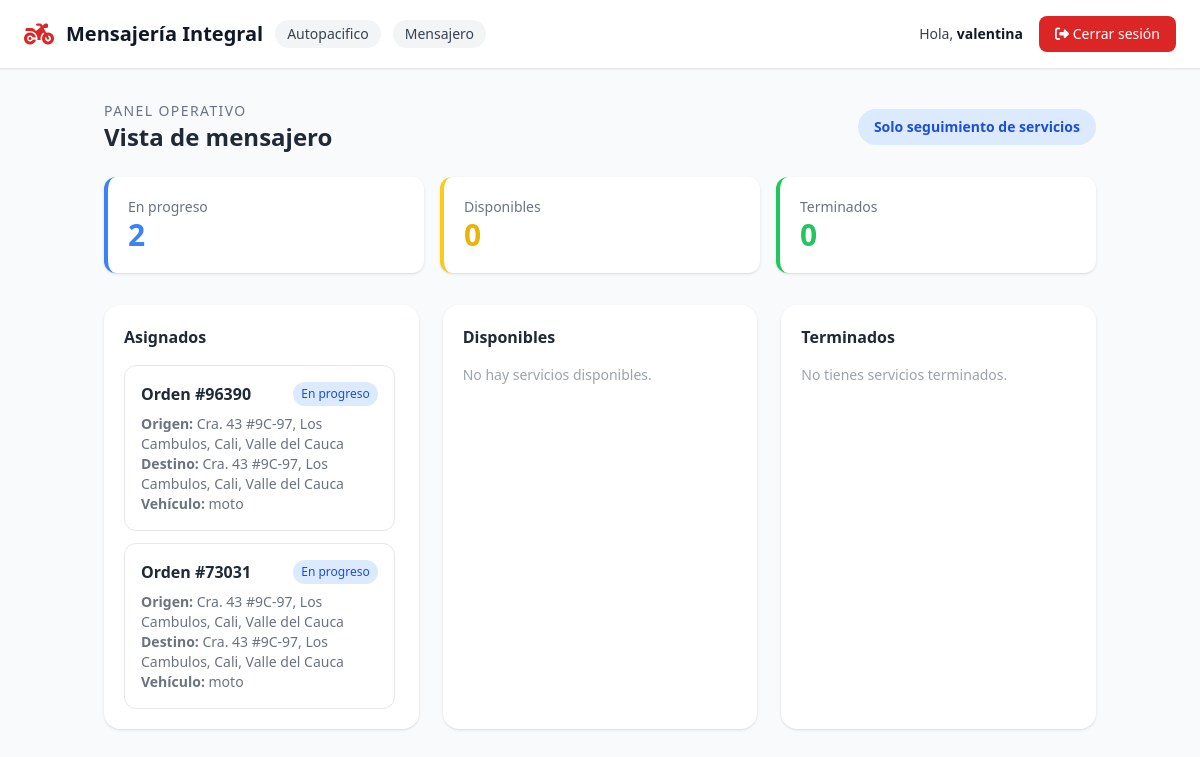
/mensajero/ (signed in), run on the app's committed database.
### usuarios/models.py (models this page shows, shortened)
class Usuario(AbstractUser):
    ROL_CHOICES = [
        ('coordinador', 'Coordinador'),
        ('cliente', 'Cliente'),
        ('mensajero', 'Mensajero'),
    ]
    rol = models.CharField(max_length=20, choices=ROL_CHOICES)
    telefono = models.CharField(max_length=20, blank=True)
    foto_perfil = models.ImageField(upload_to='perfiles/', blank=True, null=True)
    empresa = models.ForeignKey(
        Empresa,
        on_delete=models.SET_NULL,
        null=True,
        blank=True,
        related_name='usuarios'
    )
    class Meta:
        verbose_name = "Usuario"
        verbose_name_plural = "Usuarios"

class Empresa(models.Model):
    nombre = models.CharField(max_length=100)
    nit = models.CharField(max_length=20, blank=True)
    telefono = models.CharField(max_length=20, blank=True)
    activa = models.BooleanField(default=True)
    class Meta:
        verbose_name = "Empresa"
        verbose_name_plural = "Empresas"

### servicios/models.py (models this page shows, shortened)
class Servicio(models.Model):
    ESTADO_CHOICES = [
        ('sin_asignar', 'Sin asignar'),
        ('en_progreso', 'En progreso'),
        ('terminado', 'Terminado'),
    ]
    PRIORIDAD_CHOICES = [
        ('normal', 'Normal'),
        ('alta', 'Alta'),
    ]
    empresa = models.ForeignKey(
        Empresa,
        on_delete=models.CASCADE,
        related_name='servicios',
        null=True,
        blank=True,
    )
    creado_por = models.ForeignKey(
        Usuario,
        on_delete=models.SET_NULL,
        null=True,
        blank=True,
        related_name='servicios_creados'
    )
    cliente = models.ForeignKey(
        Usuario,
        on_delete=models.CASCADE,
        related_name='servicios_cliente'
    )
    mensajero = models.ForeignKey(
        Usuario,
        on_delete=models.SET_NULL,
        null=True,
        blank=True,
        related_name='servicios_mensajero'
    )
    orden = models.CharField(max_length=20, unique=True, db_index=True)
    descripcion = models.TextField(blank=True)
    sede = models.CharField(max_length=100, blank=True)
    area = models.CharField(max_length=100, blank=True)
    nombre_solicitante = models.CharField(max_length=150, blank=True)
    telefono_solicitante = models.CharField(max_length=30, blank=True)
    ciudad_origen = models.CharField(max_length=100, blank=True)
    ciudad_destino = models.CharField(max_length=100, blank=True)
    origen = models.TextField()
    destino = models.TextField()
    fecha_entrega_deseada = models.DateField(null=True, blank=True)
    nombre_quien_recibe = models.CharField(max_length=150, blank=True)
    telefono_quien_recibe = models.CharField(max_length=30, blank=True)
    tipo_servicio = models.CharField(max_length=100, blank=True)
    tipo_pago = models.CharField(max_length=100, blank=True)
    descripcion_pago = models.TextField(blank=True)
    tipo_recorrido = models.CharField(max_length=100, blank=True)
    tipo_vehiculo = models.CharField(max_length=50)
    prioridad = models.CharField(max_length=10, choices=PRIORIDAD_CHOICES, default='normal')
    estado = models.CharField(max_length=20, choices=ESTADO_CHOICES, default='sin_asignar', db_index=True)
    fecha_creacion = models.DateTimeField(auto_now_add=True, db_index=True)
    origen_lat = models.DecimalField(max_digits=9, decimal_places=6, null=True, blank=True)
    origen_lng = models.DecimalField(max_digits=9, decimal_places=6, null=True, blank=True)
    destino_lat = models.DecimalField(max_digits=9, decimal_places=6, null=True, blank=True)
    destino_lng = models.DecimalField(max_digits=9, decimal_places=6, null=True, blank=True)
    mensajero_lat = models.DecimalField(max_digits=9, decimal_places=6, null=True, blank=True)
    mensajero_lng = models.DecimalField(max_digits=9, decimal_places=6, null=True, blank=True)
    mensajero_ubicacion_actualizada_en = models.DateTimeField(null=True, blank=True)
    def tiene_mapa(self):
        return any([
            self.origen_lat is not None and self.origen_lng is not None,
            self.destino_lat is not None and self.destino_lng is not None,
            self.mensajero_lat is not None and self.mensajero_lng is not None,
        ])
    class Meta:
        verbose_name = "Servicio"
        verbose_name_plural = "Servicios"

### dashboard/views.py (the view)
# urls.py: path('mensajero/', views.mensajero_inicio, name='mensajero_inicio'),
@login_required
def mensajero_inicio(request):
    if request.user.rol != 'mensajero':
        return _redirigir_dashboard(request.user)
    servicios = _servicios_empresa(request.user)
    asignados = servicios.filter(mensajero=request.user)
    disponibles = servicios.filter(estado='sin_asignar')
    terminados = servicios.filter(mensajero=request.user, estado='terminado')
    context = {
        'asignados': asignados,
        'disponibles': disponibles,
        'terminados': terminados,
        'en_progreso': asignados.filter(estado='en_progreso').count(),
        'sin_asignar': disponibles.count(),
        'terminados_count': terminados.count(),
    }
    return render(request, 'dashboard/mensajero_inicio.html', context)

### dashboard/context_processors.py (called while the page is built)
def google_maps(request):
    return {
        'google_maps_api_key': getattr(settings, 'GOOGLE_MAPS_API_KEY', ''),
    }

### dashboard/templates/dashboard/mensajero_inicio.html (shortened to what this page needs)
{% extends 'dashboard/base.html' %}
{% load l10n %}
{% block content %}
<div class="flex justify-between items-center mb-6">
    <div>
        <p class="text-sm text-gray-500 uppercase tracking-widest">Panel operativo</p>
        <h1 class="text-2xl font-bold text-gray-800">Vista de mensajero</h1>
    </div>
    <span class="bg-blue-100 text-blue-700 px-4 py-2 rounded-full text-sm font-semibold">
        Solo seguimiento de servicios
    </span>
</div>
<div class="grid grid-cols-1 md:grid-cols-3 gap-4 mb-8">
    <div class="bg-white rounded-xl shadow p-5 border-l-4 border-blue-500">
        <p class="text-gray-500 text-sm">En progreso</p>
        <p class="text-3xl font-bold text-blue-500">{{ en_progreso }}</p>
    </div>
    <div class="bg-white rounded-xl shadow p-5 border-l-4 border-yellow-400">
        <p class="text-gray-500 text-sm">Disponibles</p>
        <p class="text-3xl font-bold text-yellow-500">{{ sin_asignar }}</p>
    </div>
    <div class="bg-white rounded-xl shadow p-5 border-l-4 border-green-500">
        <p class="text-gray-500 text-sm">Terminados</p>
        <p class="text-3xl font-bold text-green-500">{{ terminados_count }}</p>
    </div>
</div>
<div class="grid grid-cols-1 lg:grid-cols-3 gap-6">
    <section class="bg-white rounded-2xl shadow p-5">
        <h2 class="font-bold text-gray-800 mb-4">Asignados</h2>
        <div class="space-y-3 max-h-[32rem] overflow-auto pr-1">
            {% for servicio in asignados %}
            <article class="border rounded-xl p-4">
                <div class="flex justify-between gap-3 mb-2">
                    <strong class="text-gray-800">Orden #{{ servicio.orden }}</strong>
                    <span class="text-xs px-2 py-1 rounded-full {% if servicio.estado == 'en_progreso' %}bg-blue-100 text-blue-700{% else %}bg-green-100 text-green-700{% endif %}">
                        {{ servicio.get_estado_display }}
                    </span>
                </div>
                <p class="text-sm text-gray-500"><strong>Origen:</strong> {{ servicio.origen }}</p>
                <p class="text-sm text-gray-500"><strong>Destino:</strong> {{ servicio.destino }}</p>
                <p class="text-sm text-gray-500"><strong>Vehículo:</strong> {{ servicio.tipo_vehiculo }}</p>
            </article>
            {% empty %}
            <p class="text-sm text-gray-400">No tienes servicios asignados.</p>
            {% endfor %}
        </div>
    </section>
    <section class="bg-white rounded-2xl shadow p-5">
        <h2 class="font-bold text-gray-800 mb-4">Disponibles</h2>
        <div class="space-y-3 max-h-[32rem] overflow-auto pr-1">
            {% for servicio in disponibles %}
            <article class="border rounded-xl p-4 border-dashed border-yellow-300 bg-yellow-50/40">
                <div class="flex justify-between gap-3 mb-2">
                    <strong class="text-gray-800">Orden #{{ servicio.orden }}</strong>
                    <span class="text-xs px-2 py-1 rounded-full bg-yellow-100 text-yellow-700">Sin asignar</span>
                </div>
                <p class="text-sm text-gray-500"><strong>Origen:</strong> {{ servicio.origen }}</p>
                <p class="text-sm text-gray-500"><strong>Destino:</strong> {{ servicio.destino }}</p>
                <p class="text-sm text-gray-500"><strong>Prioridad:</strong> {{ servicio.get_prioridad_display }}</p>
                {% if servicio.origen_lat and servicio.origen_lng and servicio.destino_lat and servicio.destino_lng %}
                <a
                    href="https://www.google.com/maps/dir/?api=1&origin={{ servicio.origen_lat|unlocalize }},{{ servicio.origen_lng|unlocalize }}&destination={{ servicio.destino_lat|unlocalize }},{{ servicio.destino_lng|unlocalize }}&travelmode=driving"
                    target="_blank"
                    rel="noreferrer"
                    class="inline-flex items-center gap-2 mt-3 bg-slate-900 hover:bg-slate-800 text-white px-4 py-2 rounded-lg text-sm font-semibold transition"
                >
                    <i class="fas fa-route"></i> Abrir ruta
                </a>
                {% endif %}
                {% if servicio.tiene_mapa %}
                <div class="mt-3">
                    {% include 'dashboard/partials/mini_map.html' with servicio=servicio map_id='disponible-map-'|add:servicio.id %}
                </div>
                {% endif %}
            </article>
            {% empty %}
            <p class="text-sm text-gray-400">No hay servicios disponibles.</p>
            {% endfor %}
        </div>
    </section>
    <section class="bg-white rounded-2xl shadow p-5">
        <h2 class="font-bold text-gray-800 mb-4">Terminados</h2>
        <div class="space-y-3 max-h-[32rem] overflow-auto pr-1">
            {% for servicio in terminados %}
            <article class="border rounded-xl p-4">
                <div class="flex justify-between gap-3 mb-2">
                    <strong class="text-gray-800">Orden #{{ servicio.orden }}</strong>
                    <span class="text-xs px-2 py-1 rounded-full bg-green-100 text-green-700">Terminado</span>
                </div>
                <p class="text-sm text-gray-500"><strong>Origen:</strong> {{ servicio.origen }}</p>
                <p class="text-sm text-gray-500"><strong>Destino:</strong> {{ servicio.destino }}</p>
                <p class="text-sm text-gray-500"><strong>Cliente:</strong> {{ servicio.cliente.get_full_name|default:servicio.cliente.username }}</p>
                {% if servicio.origen_lat and servicio.origen_lng and servicio.destino_lat and servicio.destino_lng %}
                <a
                    href="https://www.google.com/maps/dir/?api=1&origin={{ servicio.origen_lat|unlocalize }},{{ servicio.origen_lng|unlocalize }}&destination={{ servicio.destino_lat|unlocalize }},{{ servicio.destino_lng|unlocalize }}&travelmode=driving"
                    target="_blank"
                    rel="noreferrer"
                    class="inline-flex items-center gap-2 mt-3 bg-slate-900 hover:bg-slate-800 text-white px-4 py-2 rounded-lg text-sm font-semibold transition"
                >
                    <i class="fas fa-route"></i> Abrir ruta
                </a>
                {% endif %}
                {% if servicio.tiene_mapa %}
                <div class="mt-3">
                    {% include 'dashboard/partials/mini_map.html' with servicio=servicio map_id='terminado-map-'|add:servicio.id %}
                </div>
                {% endif %}
            </article>
            {% empty %}
            <p class="text-sm text-gray-400">No tienes servicios terminados.</p>
            {% endfor %}
        </div>
    </section>
</div>
{% endblock %}

### dashboard/templates/dashboard/base.html (shortened to what this page needs)
<!DOCTYPE html>
<html lang="es">
<head>
    <script src="https://cdn.tailwindcss.com"></script>
    <link rel="stylesheet" href="https://cdnjs.cloudflare.com/ajax/libs/font-awesome/6.4.0/css/all.min.css">
</head>
<body class="bg-gray-50 min-h-screen text-gray-900">
    {% if user.is_authenticated %}
    <nav class="bg-white text-gray-900 px-6 py-4 flex justify-between items-center border-b border-gray-200 shadow-sm">
        <div class="flex items-center gap-3">
            <i class="fas fa-motorcycle text-2xl text-red-600"></i>
            <span class="font-bold text-xl">Mensajería Integral</span>
            {% if user.empresa %}
            <span class="bg-gray-100 px-3 py-1 rounded-full text-sm text-gray-700">{{ user.empresa.nombre }}</span>
            {% endif %}
            {% if user.rol %}
            <span class="bg-gray-100 px-3 py-1 rounded-full text-sm capitalize text-gray-700">{{ user.rol }}</span>
            {% endif %}
        </div>
        <div class="flex items-center gap-4">
            <span class="text-sm text-gray-700">Hola, <strong class="text-gray-900">{{ user.username }}</strong></span>
            <a href="{% url 'dashboard:logout' %}" class="bg-red-600 hover:bg-red-700 px-4 py-2 rounded-lg text-sm transition text-white">
                <i class="fas fa-sign-out-alt"></i> Cerrar sesión
            </a>
        </div>
    </nav>
    {% endif %}
    <main class="container mx-auto px-4 py-8">
        {% block content %}{% endblock %}
    </main>
</body>
</html>

### data on the page
Usuario: empresa.nombre "Autopacifico", rol "Mensajero", username "valentina"
Servicio: orden "96390", estado "En progreso", origen "Cra. 43 #9C-97, Los Cambulos, Cali, Valle del Cauca", destino "Cra. 43 #9C-97, Los Cambulos, Cali, Valle del Cauca", tipo_vehiculo "moto"
Servicio: orden "73031", estado "En progreso", origen "Cra. 43 #9C-97, Los Cambulos, Cali, Valle del Cauca", destino "Cra. 43 #9C-97, Los Cambulos, Cali, Valle del Cauca", tipo_vehiculo "moto"

### other printed values
{{ en_progreso }} "2"
{{ sin_asignar }} "0"
{{ terminados_count }} "0"
